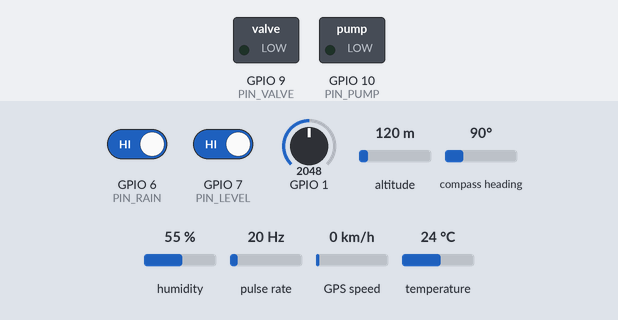
Simulated run of this sketch. Board: ESP32-S3. On the bench: switched loads named in the sketch (green lamp = pin HIGH). Wiring (inferred from the names in the program): pulse sensor: data GPIO 8. The test bench sets the inputs (shaded band); at power-on: GPIO 6 (PIN_RAIN) HIGH, GPIO 7 (PIN_LEVEL) HIGH, GPIO 1 = 2048, altitude 120 m, compass heading 90°, humidity 55 %, pulse rate 20 Hz, GPS speed 0 km/h, temperature 24 °C. WiFi joins after 1.5 s; servers stay silent unless stated; the GPS gets a fix after 3 s at 37.7749, -122.4194 with 8 satellites; no MQTT or app messages arrive unless stated; what the sketch prints to the serial monitor is not drawn.

Above: at 2.8 s.
2.9 s: GPIO 6 (PIN_RAIN) driven LOW
7.5 s: GPIO 7 (PIN_LEVEL) driven LOW
11.5 s: GPIO 6 (PIN_RAIN) driven HIGH
15.5 s: GPIO 1 set to 2444
17.2 s: GPIO 1 set to 2562
At 19.2 s:
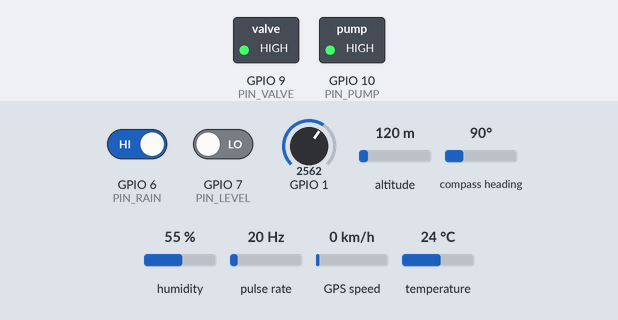
19.5 s: GPIO 1 set to 1960
At 20.8 s:
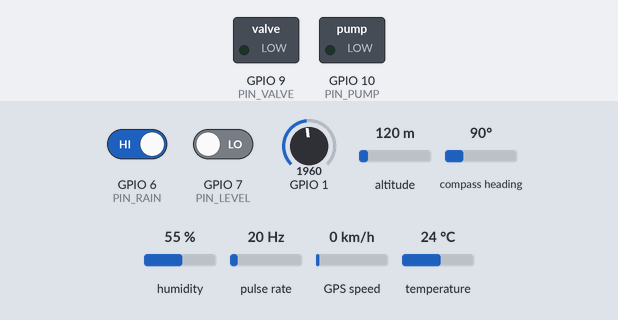
Timing chart, 0 to 22.5 s (numbered marks = the images above; inputs shaded):
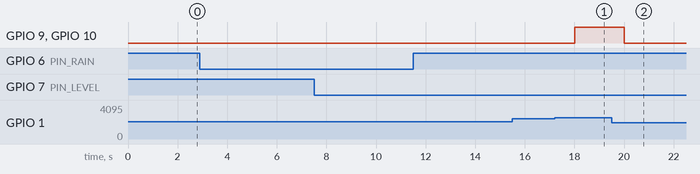

The sketch:

robofarm_prototype.ino
```cpp
/**
 * RoboFarm Water Saver — prototype sketch outline (Arduino Nano ESP32).
 * Not a full production firmware: enough to flash, read sensors, drive a
 * relay, and publish a JSON payload over MQTT (or Serial if Wi-Fi is down).
 */
#include <WiFi.h>
#include <PubSubClient.h>
#include <DHT.h>
#include <TinyGPSPlus.h>
#include <Wire.h>

#define DHTPIN 5
#define DHTTYPE DHT22
#define PIN_RAIN 6
#define PIN_LEVEL 7
#define PIN_FLOW 8
#define PIN_VALVE 9
#define PIN_PUMP 10

const char* WIFI_SSID = "YOUR_SSID";
const char* WIFI_PASS = "YOUR_PASS";
const char* MQTT_HOST = "mqtt.local";
const uint16_t MQTT_PORT = 1883;
const char* MQTT_TOPIC = "robofarm/telemetry";

DHT dht(DHTPIN, DHTTYPE);
TinyGPSPlus gps;
WiFiClient net;
PubSubClient mqtt(net);
volatile unsigned long flowPulses = 0;
unsigned long lastPub = 0;

void IRAM_ATTR onFlow() { flowPulses++; }

void connectWifi() {
  WiFi.mode(WIFI_STA);
  WiFi.begin(WIFI_SSID, WIFI_PASS);
  unsigned long t0 = millis();
  while (WiFi.status() != WL_CONNECTED && millis() - t0 < 15000) delay(200);
}

void connectMqtt() {
  mqtt.setServer(MQTT_HOST, MQTT_PORT);
  if (WiFi.status() == WL_CONNECTED) mqtt.connect("robofarm-nano");
}

void setup() {
  Serial.begin(115200);
  pinMode(PIN_RAIN, INPUT);
  pinMode(PIN_LEVEL, INPUT_PULLUP);
  pinMode(PIN_FLOW, INPUT_PULLUP);
  pinMode(PIN_VALVE, OUTPUT);
  pinMode(PIN_PUMP, OUTPUT);
  attachInterrupt(digitalPinToInterrupt(PIN_FLOW), onFlow, RISING);
  Wire.begin();
  dht.begin();
  Serial1.begin(9600, SERIAL_8N1, /*rx*/0, /*tx*/1);
  connectWifi();
  connectMqtt();
}

void loop() {
  while (Serial1.available()) gps.encode(Serial1.read());
  if (millis() - lastPub < 2000) return;
  lastPub = millis();

  float t = dht.readTemperature();
  float h = dht.readHumidity();
  bool rain = digitalRead(PIN_RAIN) == LOW;
  bool tankOk = digitalRead(PIN_LEVEL) == LOW;
  // soil: replace with Qwiic read; analog fallback on ADC1
  int soilRaw = analogRead(1);
  float soilPct = map(soilRaw, 3200, 1200, 0, 100);
  soilPct = constrain(soilPct, 0, 100);

  bool irrigate = tankOk && !rain && soilPct < 35;
  digitalWrite(PIN_VALVE, irrigate ? HIGH : LOW);
  digitalWrite(PIN_PUMP, irrigate ? HIGH : LOW);

  char payload[384];
  snprintf(payload, sizeof(payload),
    "{\"soil\":%.1f,\"air_c\":%.1f,\"rh\":%.1f,\"rain\":%s,\"tank_ok\":%s,"
    "\"valve\":%s,\"flow_pulses\":%lu,\"lat\":%.6f,\"lon\":%.6f,\"imu\":\"mpu6050\"}",
    soilPct, t, h, rain ? "true" : "false", tankOk ? "true" : "false",
    irrigate ? "true" : "false", flowPulses,
    gps.location.isValid() ? gps.location.lat() : 0.0,
    gps.location.isValid() ? gps.location.lng() : 0.0);

  Serial.println(payload);
  if (mqtt.connected()) mqtt.publish(MQTT_TOPIC, payload);
  else { /* local buffer / sync later — rural fallback */ }
  mqtt.loop();
}
```

Measured:
- the behaviour switches between 2500 and 2501 on GPIO 1 (found by bisection; images 0 and 1)
- after the input at 2.9 s, every drawn part: stays the same
- after the input at 7.5 s, every drawn part: stays the same
- after the input at 11.5 s, every drawn part: stays the same
- after the input at 15.5 s, every drawn part: stays the same
- after the input at 17.2 s, GPIO 9 (PIN_VALVE), GPIO 10 (PIN_PUMP): LOW → HIGH after 0.81 s
- after the input at 19.5 s, GPIO 9 (PIN_VALVE), GPIO 10 (PIN_PUMP): HIGH → LOW after 0.50 s
